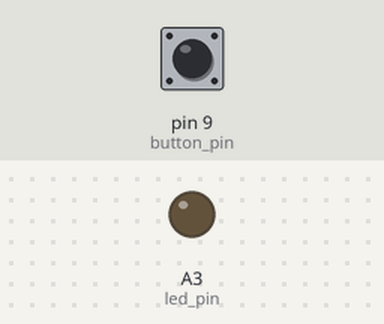
The sketch below on a simulated Arduino Uno, built with avr-gcc and run on an emulated ATmega328P. Shown: output pins drawn as LEDs (lit = HIGH). Inputs (shaded band) come from the test bench; at power-on: pin 9 (button_pin) HIGH.

Above: at 1.2 s.
1.3 s: pin 9 (button_pin) pulled LOW for 0.15 s
At 1.37 s:
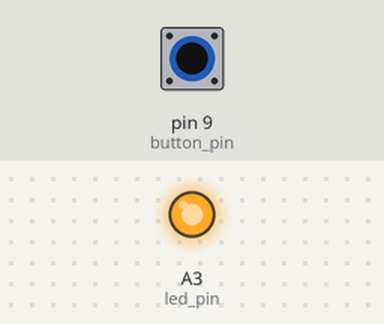
2.9 s: pin 9 (button_pin) pulled LOW for 3.2 s
At 7.3 s:
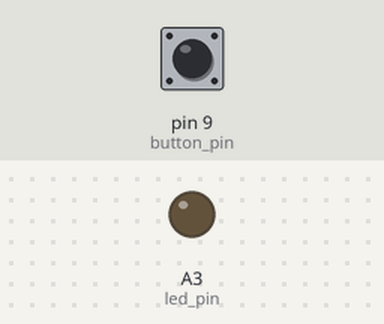
Timing chart, 0 to 8.8 s (numbered marks = the images above; inputs shaded):
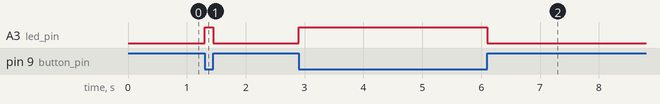

The sketch:

sketch_oct09c.ino
```cpp
const int led_pin = A3;
const int button_pin = 9;

void setup() {
  pinMode(led_pin, OUTPUT);
  pinMode(button_pin, INPUT);
  Serial.begin(9600);
}
void loop() {
  /*digitalWrite(led_pin,1);
    delay(500);
    digitalWrite(led_pin,0);
    delay(500);*/
  /*int button = digitalRead(button_pin);
  //Serial.println(button);
  if (button == 0) {
    digitalWrite(led_pin, 1);
  }
  else {
    digitalWrite(led_pin, 0);
  }*/

  int button = digitalRead(button_pin);
  if (button == 0) {
    digitalWrite(led_pin, 1);
  }
  else {
    digitalWrite(led_pin, 0);
  }
}
```

Measured:
- after the input at 1.3 s, A3 (led_pin): LOW → HIGH at once, → LOW 0.15 s later
- after the input at 2.9 s, A3 (led_pin): LOW → HIGH at once, → LOW 3.2 s later
